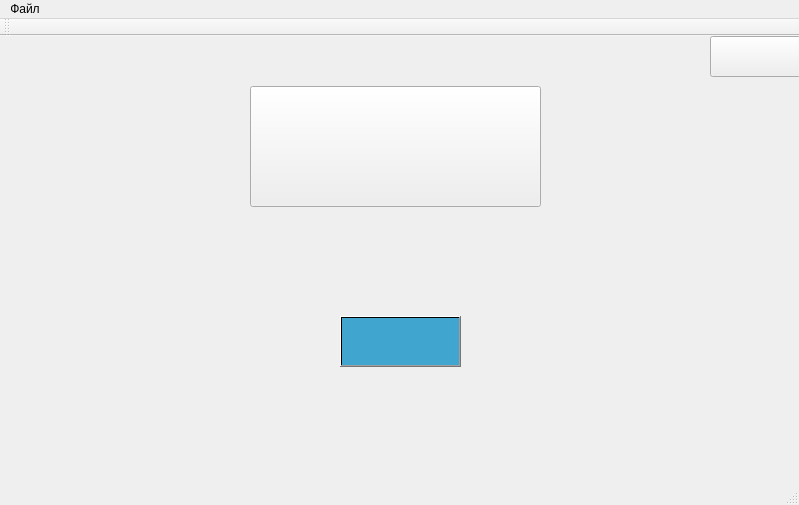
<?xml version="1.0" encoding="UTF-8"?>
<ui version="4.0">
 <class>MainWindow</class>
 <widget class="QMainWindow" name="MainWindow">
  <property name="geometry">
   <rect>
    <x>0</x>
    <y>0</y>
    <width>799</width>
    <height>505</height>
   </rect>
  </property>
  <property name="windowTitle">
   <string>MainWindow</string>
  </property>
  <widget class="QWidget" name="centralWidget">
   <widget class="QLabel" name="label">
    <property name="geometry">
     <rect>
      <x>0</x>
      <y>0</y>
      <width>801</width>
      <height>461</height>
     </rect>
    </property>
    <property name="text">
     <string/>
    </property>
    <property name="pixmap">
     <pixmap resource="resource.qrc">:/rec/images/фон_игры.jpg</pixmap>
    </property>
   </widget>
   <widget class="QPushButton" name="pushButton">
    <property name="geometry">
     <rect>
      <x>250</x>
      <y>50</y>
      <width>291</width>
      <height>121</height>
     </rect>
    </property>
    <property name="text">
     <string/>
    </property>
    <property name="icon">
     <iconset resource="resource.qrc">
      <normaloff>:/rec/images/сумма вклада.jpg</normaloff>:/rec/images/сумма вклада.jpg</iconset>
    </property>
    <property name="iconSize">
     <size>
      <width>380</width>
      <height>200</height>
     </size>
    </property>
   </widget>
   <widget class="QPushButton" name="registration">
    <property name="geometry">
     <rect>
      <x>340</x>
      <y>280</y>
      <width>121</width>
      <height>51</height>
     </rect>
    </property>
    <property name="autoFillBackground">
     <bool>false</bool>
    </property>
    <property name="styleSheet">
     <string notr="true">background-color: qlineargradient(spread:pad, x1:1, y1:1, x2:1, y2:1, stop:1 rgba(64, 165, 207, 255));</string>
    </property>
    <property name="text">
     <string/>
    </property>
    <property name="icon">
     <iconset resource="resource.qrc">
      <normaloff>:/rec/images/Кнопка регистрации.jpg</normaloff>:/rec/images/Кнопка регистрации.jpg</iconset>
    </property>
    <property name="iconSize">
     <size>
      <width>360</width>
      <height>55</height>
     </size>
    </property>
   </widget>
   <widget class="QPushButton" name="login">
    <property name="geometry">
     <rect>
      <x>710</x>
      <y>0</y>
      <width>91</width>
      <height>41</height>
     </rect>
    </property>
    <property name="text">
     <string/>
    </property>
    <property name="icon">
     <iconset resource="resource.qrc">
      <normaloff>:/rec/images/Авторизация.jpeg</normaloff>:/rec/images/Авторизация.jpeg</iconset>
    </property>
    <property name="iconSize">
     <size>
      <width>710</width>
      <height>70</height>
     </size>
    </property>
   </widget>
  </widget>
  <widget class="QMenuBar" name="menuBar">
   <property name="geometry">
    <rect>
     <x>0</x>
     <y>0</y>
     <width>799</width>
     <height>21</height>
    </rect>
   </property>
   <widget class="QMenu" name="menu">
    <property name="title">
     <string>Файл</string>
    </property>
    <addaction name="action"/>
   </widget>
   <addaction name="menu"/>
  </widget>
  <widget class="QToolBar" name="mainToolBar">
   <attribute name="toolBarArea">
    <enum>TopToolBarArea</enum>
   </attribute>
   <attribute name="toolBarBreak">
    <bool>false</bool>
   </attribute>
  </widget>
  <widget class="QStatusBar" name="statusBar"/>
  <action name="action">
   <property name="text">
    <string>Закрыть</string>
   </property>
  </action>
 </widget>
 <layoutdefault spacing="6" margin="11"/>
 <resources>
  <include location="resource.qrc"/>
 </resources>
 <connections/>
</ui>
